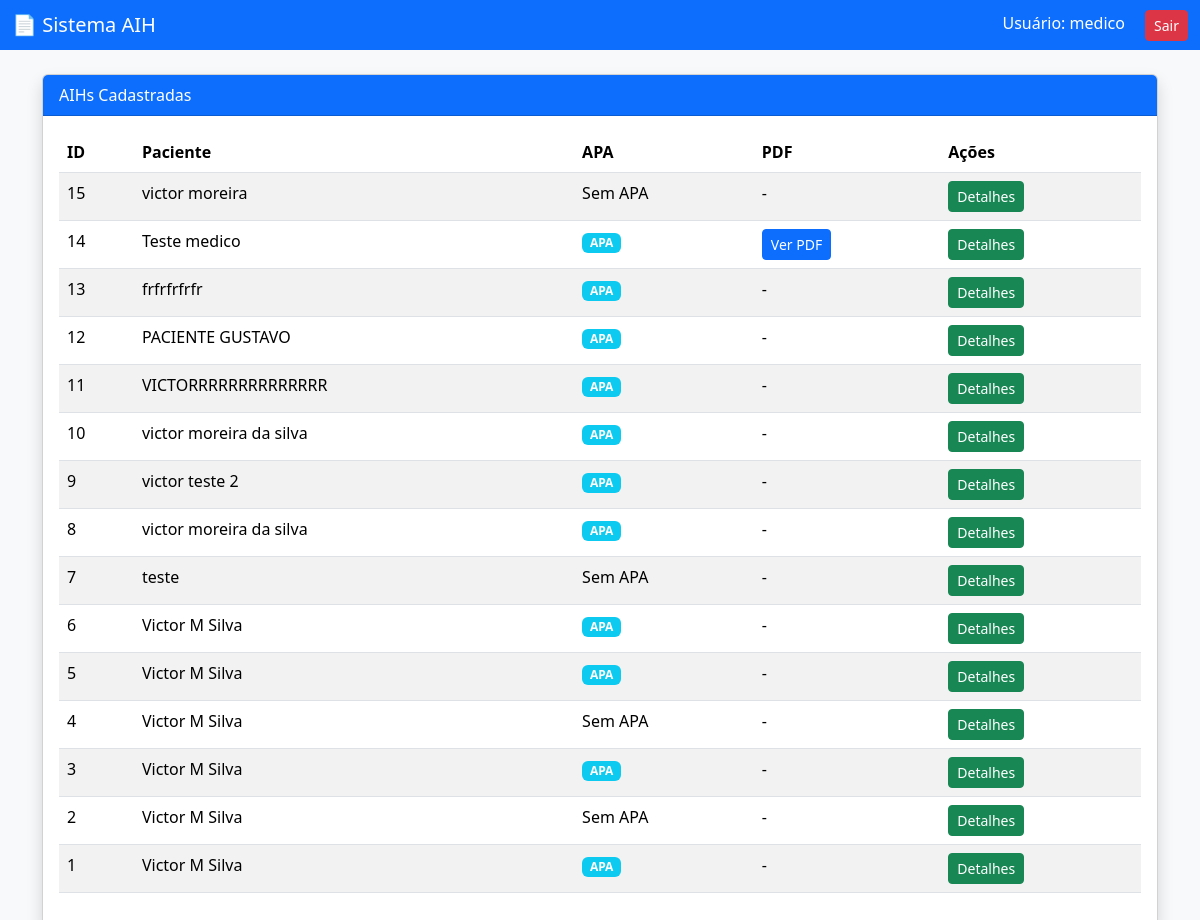
Screenshot of /aih (signed in) with the database file from the repository.
### tables this page shows
CREATE TABLE aih (
        id INTEGER PRIMARY KEY AUTOINCREMENT,

        -- PACIENTE
        nome_paciente TEXT,
        prontuario TEXT,
        cns TEXT,
        data_nascimento TEXT,
        sexo TEXT,
        raca_cor TEXT,
        etnia TEXT,
        nome_mae TEXT,
        telefone1 TEXT,
        telefone2 TEXT,
        responsavel TEXT,
        endereco TEXT,
        municipio TEXT,
        ibge TEXT,
        uf TEXT,
        cep TEXT,

        -- JUSTIFICATIVA
        sinais TEXT,
        condicoes TEXT,
        provas TEXT,
        diagnostico TEXT,
        cid_principal TEXT,
        cid_secundario TEXT,
        cid_associado TEXT,

        -- PROCEDIMENTO
        descricao_procedimento TEXT,
        codigo_procedimento TEXT,
        clinica TEXT,
        carater TEXT,
        doc_prof TEXT,
        numero_doc_prof TEXT,
        nome_prof TEXT,
        data_solicitacao TEXT,

        -- CAUSA EXTERNA
        tipo_acidente TEXT,
        cnpj_seguradora TEXT,
        cnpj_empresa TEXT,
        numero_bilhete TEXT,
        cnae TEXT,
        serie TEXT,
        cbor TEXT,
        vinculo_empresa TEXT,

        -- AUTORIZAÇÃO
        nome_autorizador TEXT,
        orgao_emissor TEXT,
        doc_autorizador TEXT,
        numero_doc_autorizador TEXT,
        data_autorizacao TEXT,
        numero_autorizacao TEXT,

        -- ARQUIVO
        arquivo_pdf TEXT,
        necessita_apa TEXT,
        status TEXT DEFAULT 'Pendente'

    , data_reprovacao TEXT, usuario_aprovacao TEXT, data_aprovacao TEXT, usuario_reprovacao TEXT);

### app.py (the view)
@app.route("/aih")
@login_required
def listar_aih_completa():
    conn = conectar_db()
    conn.row_factory = sqlite3.Row
    cursor = conn.cursor()
    cursor.execute("SELECT * FROM aih ORDER BY id DESC")
    lista = cursor.fetchall()
    conn.close()
    return render_template("aih_lista.html", lista=lista)

### app.py (called while the page is built)
def conectar_db():
    caminho = os.path.abspath("aih.db")
    conn = sqlite3.connect(
        caminho,
        timeout=10,
        check_same_thread=False
    )
    conn.row_factory = sqlite3.Row
    return conn

def login_required(func):
    @wraps(func)
    def wrapper(*args, **kwargs):
        if "usuario" not in session:
            return redirect(url_for("login"))
        return func(*args, **kwargs)
    return wrapper

### templates/aih_lista.html
{% extends "base.html" %}
{% block content %}
<div class="card shadow">
<div class="card-header bg-primary text-white">
AIHs Cadastradas
</div>
<div class="card-body">
<table class="table table-striped">
<thead>
<tr>
<th>ID</th>
<th>Paciente</th>
<th>APA</th>
<th>PDF</th>
<th>Ações</th>
</tr>
</thead>
<tbody>
{% for item in lista %}
<tr>
<td>{{ item.id }}</td>
<td>{{ item.nome_paciente }}</td>
<td>
{% if item.necessita_apa == "SIM" %}
<span class="badge bg-info">APA</span>
{% else %}
Sem APA
{% endif %}
</td>
<td>
{% if item.arquivo_pdf %}
<a href="/uploads/{{ item.arquivo_pdf }}" class="btn btn-sm btn-primary">
Ver PDF
</a>
{% else %}
-
{% endif %}
</td>
<td>
<a href="/ver_aih/{{ item.id }}" class="btn btn-sm btn-success">
Detalhes
</a>
</td>
</tr>
{% endfor %}
</tbody>
</table>
</div>
</div>
{% endblock %}

### rows the page displays
aih: id "15", nome_paciente "victor moreira", necessita_apa "Sem APA"
aih: id "14", nome_paciente "Teste medico", necessita_apa "APA"
aih: id "13", nome_paciente "frfrfrfrfr", necessita_apa "APA"
aih: id "12", nome_paciente "PACIENTE GUSTAVO", necessita_apa "APA"
aih: id "11", nome_paciente "VICTORRRRRRRRRRRRRR", necessita_apa "APA"
aih: id "10", nome_paciente "victor moreira da silva", necessita_apa "APA"
aih: id "9", nome_paciente "victor teste 2", necessita_apa "APA"
aih: id "8", nome_paciente "victor moreira da silva", necessita_apa "APA"
aih: id "7", nome_paciente "teste", necessita_apa "Sem APA"
aih: id "6", nome_paciente "Victor M Silva", necessita_apa "APA"
aih: id "5", nome_paciente "Victor M Silva", necessita_apa "APA"
aih: id "4", nome_paciente "Victor M Silva", necessita_apa "Sem APA"
aih: id "3", nome_paciente "Victor M Silva", necessita_apa "APA"
aih: id "2", nome_paciente "Victor M Silva", necessita_apa "Sem APA"
aih: id "1", nome_paciente "Victor M Silva", necessita_apa "APA"

### other values shown
{{ session.usuario }} "medico"
